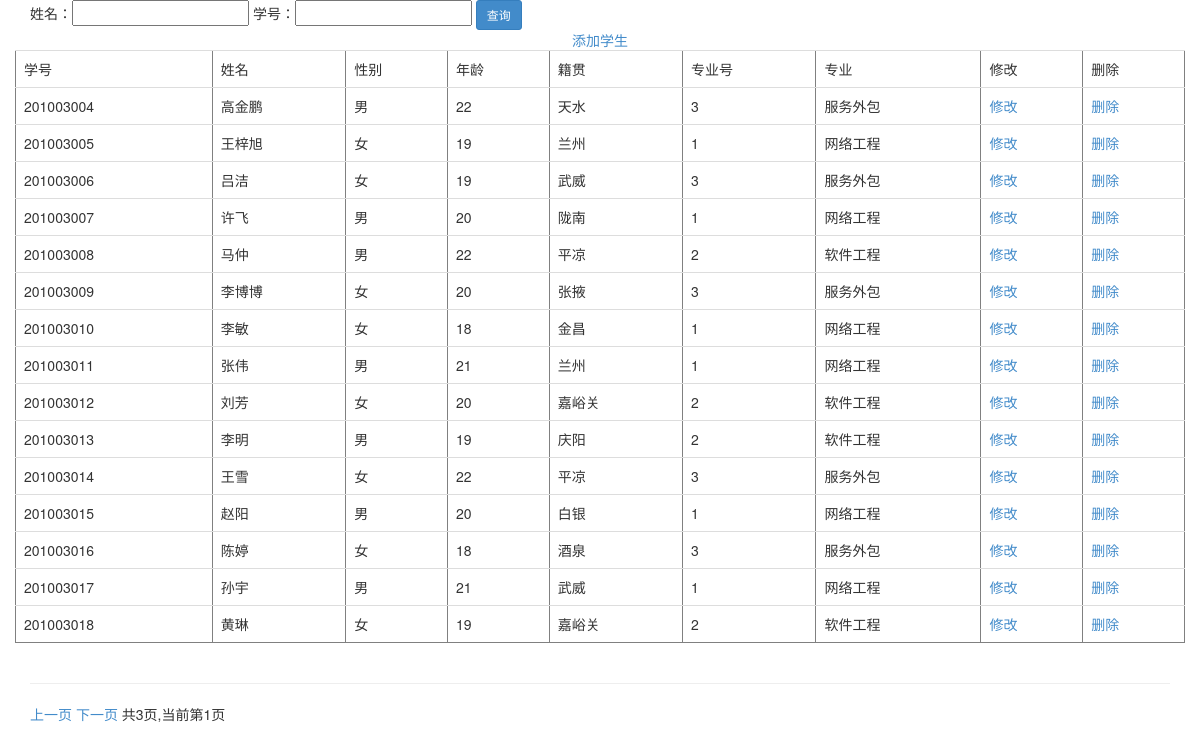
The page / (signed in) on the database its author committed.
### tables this page shows
CREATE TABLE student_info(
        stu_id INT PRIMARY KEY     NOT NULL,
        stu_name       VARCHAR(50) NOT NULL,
        stu_sex        CHAR(2)     NOT NULL,
        stu_age        INT         NOT NULL,
        stu_origin     VARCHAR(50) NOT NULL,
        stu_profession_id int NOT NULL
        );

CREATE TABLE stu_profession(
        stu_profession_id INTEGER PRIMARY KEY,
        stu_profession    VARCHAR(50) NOT NULL
        );

### main.py (the view, shortened to what this page needs)
@app.route('/', methods=['GET'])
@app.route('/<id>/', methods=['GET'])
def index(id=None):
    global index_page
    index_page = 1
    tablename = "student_info"
    items_per_page = 15  # 每页显示的数据条数
    total_items_sql = f"SELECT COUNT(*) FROM student_info"
    total_items_result, _ = GetSql2(total_items_sql)
    total_items = total_items_result[0][0]
    total_pages = (total_items + items_per_page - 1) // items_per_page
    if not CheckLogin():
        return redirect(url_for('login'))
    start_index = (index_page - 1) * items_per_page
    end_index = start_index + items_per_page
    sql = f"SELECT s.*,  p.stu_profession FROM student_info s INNER JOIN stu_profession p " \
          f"on s.stu_profession_id=p.stu_profession_id LIMIT {start_index}, {items_per_page}"
    strWhere = []
    if "name" in request.args:
        name = request.args["name"]
        if name != "":
            strWhere.append(f"stu_name LIKE '%%%s%%'" % name)
    if "stuno" in request.args:
        stuno = request.args["stuno"]
        if stuno != "":
            strWhere.append(f"stu_id = '%s'" % stuno)
    if len(strWhere) > 0:
        sql = "SELECT s.*,  p.stu_profession FROM student_info s INNER JOIN stu_profession p " \
          "on s.stu_profession_id=p.stu_profession_id"
        sql = sql + " WHERE " + " AND ".join(strWhere)
        total_pages=1
        print(sql)
    result, fields = GetSql2(sql)
    if result:
        flash('学生信息查询成功', 'success')
    else:
        flash('找不到结果', 'error')
    fields = ["学号", "姓名", "性别", "年龄", "籍贯", "专业号", "专业"]  # 替换成你想要的表头
    return render_template('show1.html', datas=result, fields=fields, index_page=index_page, total_pages=total_pages)

### dbSqlite3.py (called while the page is built)
def OpenDb():
    database = "./db/student_083_2.db"
    conn = sqlite3.connect(database)
    return conn

def GetSql(conn, sql):
    cur = conn.cursor()
    cur.execute(sql)
    fields=[]
    for field in cur.description:
        fields.append(field[0])
    result = cur.fetchall()
    cur.close()
    return result,fields

def CloseDb(conn):
    conn.close()

def GetSql2(sql):
    conn = OpenDb()
    result,fields = GetSql(conn, sql)
    CloseDb(conn)
    return result,fields

### main.py (called while the page is built)
def CheckLogin():
    if 'userid' not in session:
        return False
    else:
        return True

### templates/show1.html (shortened to what this page needs)
<!DOCTYPE html>
<html lang="en">
<head>
    <link href="/static/bootstrap/3.2.0/css/bootstrap.min.css" rel="stylesheet">
</head>
<body>
<div class="container">
    <form>
        姓名：<input type="text" name="name">
        学号：<input type="text" name="stuno">
        <input type="submit" value="查询" class="btn btn-primary btn-sm">
    </form>
    <div class="row text-center"><a href="/add">添加学生</a></div>
    <div class="row">
        <table border="1" class="table">
            <tr>
                {% for a in fields %}
                <td>{{a}}</td>
                {% endfor %}
                <td>修改</td>
                <td>删除</td>
            </tr>
            {%for item in datas%}
            <tr>
                {%for a in item%}
                <td>{{a}}</td>
                {% endfor %}
                <td><a href="{{ url_for('update', id=item[0]) }}">修改</a></td>
                <td><a href="{{ url_for('delete2', idi=item[0]) }}">删除</a></td>
            </tr>
            {% endfor %}
        </table>
    </div>
    <hr>
    {% if total_pages > 1 %}
    <a href="{{ url_for('index', id=index_page - 1) }}">上一页</a>
    <a href="{{ url_for('index', id=index_page + 1) }}">下一页</a>
    {% endif %}
    共{{total_pages}}页,当前第{{index_page}}页
</div>
</body>
</html>

### rows shown on the page
student_info: stu_id "201003004", stu_name "高金鹏", item "男" "22" "3", stu_origin "天水"
stu_profession: stu_profession "服务外包"
student_info: stu_id "201003005", stu_name "王梓旭", item "女" "19" "1", stu_origin "兰州"
stu_profession: stu_profession "网络工程"
student_info: stu_id "201003006", stu_name "吕洁", item "女" "19" "3", stu_origin "武威"
student_info: stu_id "201003007", stu_name "许飞", item "男" "20" "1", stu_origin "陇南"
student_info: stu_id "201003008", stu_name "马仲", item "男" "22" "2", stu_origin "平凉"
stu_profession: stu_profession "软件工程"
student_info: stu_id "201003009", stu_name "李博博", item "女" "20" "3", stu_origin "张掖"
student_info: stu_id "201003010", stu_name "李敏", item "女" "18" "1", stu_origin "金昌"
student_info: stu_id "201003011", stu_name "张伟", item "男" "21" "1", stu_origin "兰州"
student_info: stu_id "201003012", stu_name "刘芳", item "女" "20" "2", stu_origin "嘉峪关"
student_info: stu_id "201003013", stu_name "李明", item "男" "19" "2", stu_origin "庆阳"
student_info: stu_id "201003014", stu_name "王雪", item "女" "22" "3", stu_origin "平凉"
student_info: stu_id "201003015", stu_name "赵阳", item "男" "20" "1", stu_origin "白银"
student_info: stu_id "201003016", stu_name "陈婷", item "女" "18" "3", stu_origin "酒泉"
student_info: stu_id "201003017", stu_name "孙宇", item "男" "21" "1", stu_origin "武威"
student_info: stu_id "201003018", stu_name "黄琳", item "女" "19" "2", stu_origin "嘉峪关"

### other values the page prints
{{ a }} "学号" "姓名" "性别" "年龄" "籍贯" "专业号" "专业"
{{ total_pages }} "3"
{{ index_page }} "1"
